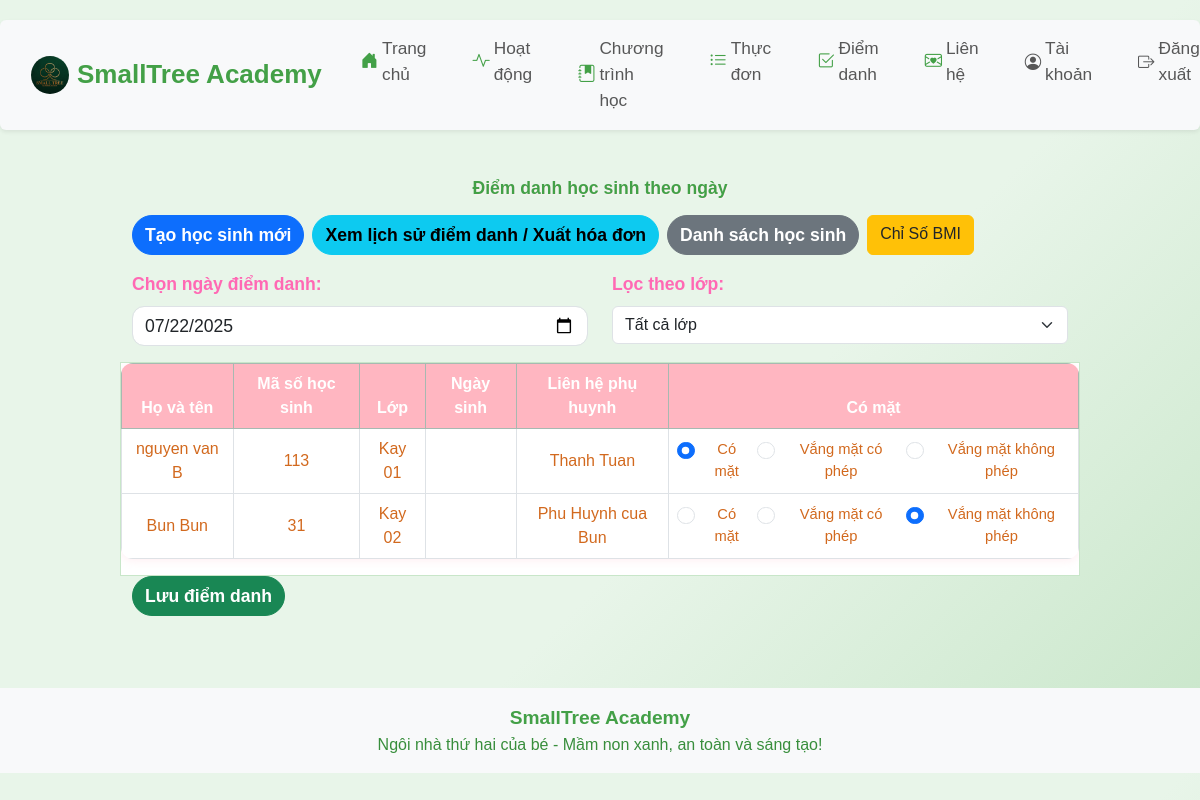
Page /attendance (signed in) on the committed database.
### app/models.py (models this page shows)
class Child(db.Model):
    id = db.Column(db.Integer, primary_key=True)
    name = db.Column(db.String(100), nullable=False)
    age = db.Column(db.Integer, nullable=False)
    parent_contact = db.Column(db.String(100), nullable=False)
    class_name = db.Column(db.String(100))
    birth_date = db.Column(db.String(20))
    status = db.Column(db.String(20), default='Chưa điểm danh')
    email = db.Column(db.String(100))
    phone = db.Column(db.String(20))
    password = db.Column(db.String(100))
    student_code = db.Column(db.String(20), unique=True, nullable=True)

### app/routes.py (the view, shortened to what this page needs)
@main.route('/attendance', methods=['GET', 'POST'])
def attendance():
    if not session.get('role'):
        flash('Bạn phải đăng nhập mới truy cập được trang này!', 'danger')
        return redirect(url_for('main.about'))
    if session.get('role') == 'parent':
        return redirect(url_for('main.attendance_history'))
    from datetime import date
    attendance_date = request.args.get('attendance_date') or date.today().strftime('%Y-%m-%d')
    selected_class = request.args.get('class_name')
    class_names = ['Kay 01', 'Kay 02']
    if selected_class:
        students = Child.query.filter_by(class_name=selected_class).all()
    else:
        students = Child.query.all()
    for student in students:
        record = AttendanceRecord.query.filter_by(child_id=student.id, date=attendance_date).first()
        if record:
            student.status = record.status
        else:
            student.status = 'Vắng'
    mobile = is_mobile()
    return render_template('attendance.html', students=students, title='Điểm danh', current_date=attendance_date, mobile=mobile, class_names=class_names, selected_class=selected_class)

### app/__init__.py (called while the page is built)
def create_app():
    app = Flask(__name__)
    app.config['SECRET_KEY'] = 'your-secret-key'
    app.config['SQLALCHEMY_DATABASE_URI'] = 'sqlite:///site.db'
    app.config['SQLALCHEMY_TRACK_MODIFICATIONS'] = False
    db.init_app(app)
    migrate = Migrate(app, db)
    csrf = CSRFProtect(app)
    @app.context_processor
    def inject_csrf_token():
        from flask_wtf.csrf import generate_csrf
        return dict(csrf_token=generate_csrf)
    from app.routes import main
    app.register_blueprint(main)
    return app

### app/routes.py (called while the page is built)
def is_mobile():
    ua = request.user_agent.string.lower()
    return 'mobile' in ua or 'android' in ua or 'iphone' in ua

### app/templates/attendance.html (shortened to what this page needs)
{% extends 'base.html' %}
{% block content %}
<div class="container-fluid mt-4 mb-4 px-0">
    <h2 class="fw-bold text-center mb-3" style="color:#43a047; font-size:1.1em;">Điểm danh học sinh theo ngày</h2>
    <div class="d-flex flex-column flex-md-row gap-2 mb-3 attendance-btn-group-mobile">
        <a href="/attendance/new" class="btn btn-primary {% if mobile %}attendance-btn-mobile{% endif %}">Tạo học sinh mới</a>
        <a href="/attendance/history" class="btn btn-info {% if mobile %}attendance-btn-mobile{% endif %}" {% if session['role'] == 'parent' %}style="display:none;"{% endif %}>Xem lịch sử điểm danh / Xuất hóa đơn</a>
        <a href="/students" class="btn btn-secondary {% if mobile %}attendance-btn-mobile{% endif %}">Danh sách học sinh</a>
        <a href="/bmi-index" class="btn btn-warning text-dark {% if mobile %}attendance-btn-mobile{% endif %}">Chỉ Số BMI</a>
    </div>
    <form method="get" action="">
        <div class="row mb-3">
            <div class="col-md-6">
                <label for="attendance_date" class="form-label">Chọn ngày điểm danh:</label>
                <input type="date" id="attendance_date" name="attendance_date" class="form-control" value="{{ current_date }}" onchange="this.form.submit()">
            </div>
            <div class="col-md-6">
                <label for="class_name" class="form-label">Lọc theo lớp:</label>
                <select id="class_name" name="class_name" class="form-select" onchange="this.form.submit()">
                    <option value="">Tất cả lớp</option>
                </select>
            </div>
        </div>
    </form>
    <form method="post">
        <div class="table-responsive attendance-table-wrapper">
            <table class="table table-bordered align-middle {% if mobile %}attendance-table-mobile{% else %}attendance-table-desktop{% endif %}">
                <thead class="table-success">
                    <tr>
                        <th>Họ và tên</th>
                        <th>Mã số học sinh</th>
                        <th>Lớp</th>
                        <th>Ngày sinh</th>
                        <th>Liên hệ phụ huynh</th>
                        <th>Có mặt</th>
                    </tr>
                </thead>
                <tbody>
                    {% for student in students %}
                    <tr>
                        <td>{{ student.name }}</td>
                        <td>{{ student.student_code }}</td>
                        <td>{{ student.class_name if student.class_name else '' }}</td>
                        <td>{{ student.birth_date if student.birth_date else '' }}</td>
                        <td>{{ student.parent_contact }}</td>
                        <td>
                            <div class="d-flex flex-column flex-md-row gap-2 attendance-radio-mobile">
                                <div class="form-check">
                                    <input class="form-check-input" type="radio" name="present_{{ student.id }}" id="present_yes_{{ student.id }}" value="yes" {% if student.status == 'Có mặt' %}checked{% endif %}>
                                    <label class="form-check-label" for="present_yes_{{ student.id }}">Có mặt</label>
                                </div>
                                <div class="form-check">
                                    <input class="form-check-input" type="radio" name="present_{{ student.id }}" id="present_absent_excused_{{ student.id }}" value="absent_excused" >
                                    <label class="form-check-label" for="present_absent_excused_{{ student.id }}">Vắng mặt có phép</label>
                                </div>
                                <div class="form-check">
                                    <input class="form-check-input" type="radio" name="present_{{ student.id }}" id="present_absent_unexcused_{{ student.id }}" value="absent_unexcused" {% if student.status == 'Vắng mặt không phép' %}checked{% endif %}>
                                    <label class="form-check-label" for="present_absent_unexcused_{{ student.id }}">Vắng mặt không phép</label>
                                </div>
                            </div>
                        </td>
                    </tr>
                    {% else %}
                    <tr><td colspan="6" class="text-center">Chưa có học sinh nào.</td></tr>
                    {% endfor %}
                </tbody>
            </table>
        </div>
        <button type="submit" class="btn btn-success {% if mobile %}attendance-btn-mobile{% endif %}">Lưu điểm danh</button>
    </form>
</div>
{% endblock %}

### app/static/css/style.css (style rules this page uses)
body { font-family: 'Comic Sans MS', 'Arial', sans-serif; background: linear-gradient(135deg, #e8f5e9 60%, #c8e6c9 100%); }
h1, h2, h3 { color: #ff69b4; font-family: 'Comic Sans MS', 'Arial', sans-serif; text-shadow: 1px 1px 2px #fff0f5; }
.btn-primary, .btn-info, .btn-success, .btn-secondary { border-radius: 20px; font-weight: bold; font-size: 1.1em; }
.table { background: #fff0f5; border-radius: 12px; overflow: hidden; box-shadow: 0 2px 8px rgba(255, 182, 193, 0.2); }
.table th { background: #ffb6c1; color: #fff; font-size: 1em; text-align: center; }
.table td { text-align: center; vertical-align: middle; font-size: 1em; color: #d2691e; }
.form-control, .form-label { border-radius: 12px; font-size: 1.1em; }
.form-label { color: #ff69b4; font-weight: bold; }

### app/templates/attendance.html (style rules this page uses)
.attendance-table-desktop { font-size:1em; }
.attendance-btn-group-mobile { display:flex; flex-direction:column; gap:8px; }
.attendance-radio-mobile .form-check-input { width:1.1em; height:1.1em; }
.attendance-radio-mobile .form-check-label { font-size:0.92em; margin-left:3px; }
.attendance-table-wrapper { border:1.5px solid #c8e6c9; border-radius:0; box-shadow:none; background:#fff; margin-left:-12px; margin-right:-12px; }

### rows in the picture
Child: name "nguyen van B", student_code "113", class_name "Kay 01", parent_contact "Thanh Tuan", status "☑ Có mặt", status "☐ Vắng mặt có phép", status "☐ Vắng mặt không phép"
Child: name "Bun Bun", student_code "31", class_name "Kay 02", parent_contact "Phu Huynh cua Bun", status "☐ Có mặt", status "☐ Vắng mặt có phép", status "☑ Vắng mặt không phép"
